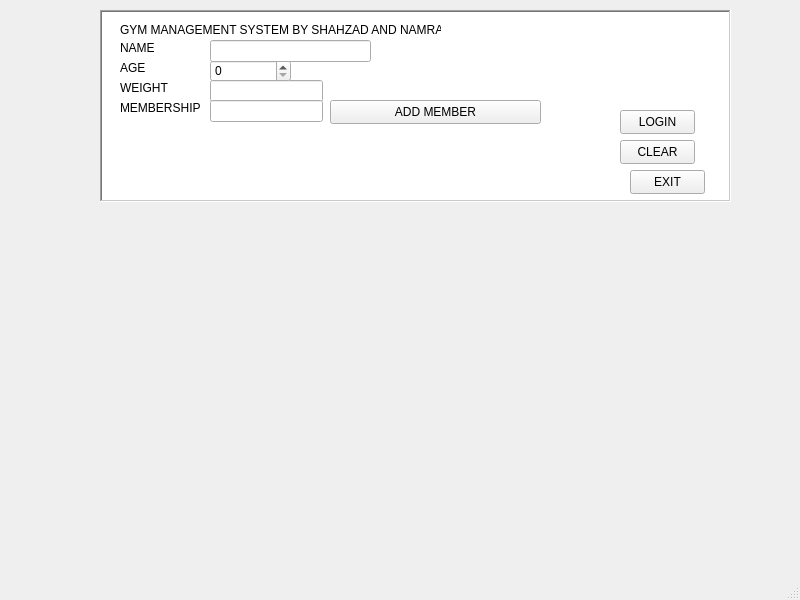
<?xml version="1.0" encoding="UTF-8"?>
<ui version="4.0">
 <class>MainWindow</class>
 <widget class="QMainWindow" name="MainWindow">
  <property name="geometry">
   <rect>
    <x>0</x>
    <y>0</y>
    <width>800</width>
    <height>600</height>
   </rect>
  </property>
  <property name="windowTitle">
   <string>MainWindow</string>
  </property>
  <widget class="QWidget" name="centralwidget">
   <widget class="QListWidget" name="listWidget">
    <property name="geometry">
     <rect>
      <x>100</x>
      <y>10</y>
      <width>631</width>
      <height>192</height>
     </rect>
    </property>
    <property name="frameShape">
     <enum>QFrame::Shape::WinPanel</enum>
    </property>
    <property name="frameShadow">
     <enum>QFrame::Shadow::Sunken</enum>
    </property>
    <property name="midLineWidth">
     <number>9</number>
    </property>
    <property name="movement">
     <enum>QListView::Movement::Static</enum>
    </property>
   </widget>
   <widget class="QLabel" name="label">
    <property name="geometry">
     <rect>
      <x>120</x>
      <y>20</y>
      <width>321</width>
      <height>20</height>
     </rect>
    </property>
    <property name="text">
     <string>GYM MANAGEMENT SYSTEM BY SHAHZAD AND NAMRA</string>
    </property>
   </widget>
   <widget class="QLabel" name="label_2">
    <property name="geometry">
     <rect>
      <x>120</x>
      <y>40</y>
      <width>49</width>
      <height>16</height>
     </rect>
    </property>
    <property name="text">
     <string>NAME</string>
    </property>
   </widget>
   <widget class="QLabel" name="label_3">
    <property name="geometry">
     <rect>
      <x>120</x>
      <y>60</y>
      <width>49</width>
      <height>16</height>
     </rect>
    </property>
    <property name="text">
     <string>AGE</string>
    </property>
   </widget>
   <widget class="QLabel" name="label_4">
    <property name="geometry">
     <rect>
      <x>120</x>
      <y>80</y>
      <width>49</width>
      <height>16</height>
     </rect>
    </property>
    <property name="text">
     <string>WEIGHT</string>
    </property>
   </widget>
   <widget class="QLabel" name="label_5">
    <property name="geometry">
     <rect>
      <x>120</x>
      <y>100</y>
      <width>81</width>
      <height>16</height>
     </rect>
    </property>
    <property name="text">
     <string>MEMBERSHIP</string>
    </property>
   </widget>
   <widget class="QLineEdit" name="lineEdit">
    <property name="geometry">
     <rect>
      <x>210</x>
      <y>40</y>
      <width>161</width>
      <height>22</height>
     </rect>
    </property>
    <property name="cursorPosition">
     <number>0</number>
    </property>
   </widget>
   <widget class="QLineEdit" name="lineEdit_3">
    <property name="geometry">
     <rect>
      <x>210</x>
      <y>80</y>
      <width>113</width>
      <height>22</height>
     </rect>
    </property>
   </widget>
   <widget class="QLineEdit" name="lineEdit_4">
    <property name="geometry">
     <rect>
      <x>210</x>
      <y>100</y>
      <width>113</width>
      <height>22</height>
     </rect>
    </property>
    <property name="maxLength">
     <number>32769</number>
    </property>
   </widget>
   <widget class="QPushButton" name="pushButton">
    <property name="geometry">
     <rect>
      <x>330</x>
      <y>100</y>
      <width>211</width>
      <height>24</height>
     </rect>
    </property>
    <property name="text">
     <string>ADD MEMBER</string>
    </property>
   </widget>
   <widget class="QPushButton" name="pushButton_2">
    <property name="geometry">
     <rect>
      <x>620</x>
      <y>110</y>
      <width>75</width>
      <height>24</height>
     </rect>
    </property>
    <property name="text">
     <string>LOGIN</string>
    </property>
   </widget>
   <widget class="QPushButton" name="pushButton_3">
    <property name="geometry">
     <rect>
      <x>620</x>
      <y>140</y>
      <width>75</width>
      <height>24</height>
     </rect>
    </property>
    <property name="text">
     <string>CLEAR</string>
    </property>
   </widget>
   <widget class="QPushButton" name="pushButton_4">
    <property name="geometry">
     <rect>
      <x>630</x>
      <y>170</y>
      <width>75</width>
      <height>24</height>
     </rect>
    </property>
    <property name="text">
     <string>EXIT</string>
    </property>
   </widget>
   <widget class="QWidget" name="verticalLayoutWidget">
    <property name="geometry">
     <rect>
      <x>110</x>
      <y>19</y>
      <width>621</width>
      <height>181</height>
     </rect>
    </property>
    <layout class="QVBoxLayout" name="verticalLayout"/>
   </widget>
   <widget class="QSpinBox" name="spinBox">
    <property name="geometry">
     <rect>
      <x>210</x>
      <y>60</y>
      <width>81</width>
      <height>22</height>
     </rect>
    </property>
   </widget>
  </widget>
  <widget class="QMenuBar" name="menubar">
   <property name="geometry">
    <rect>
     <x>0</x>
     <y>0</y>
     <width>800</width>
     <height>22</height>
    </rect>
   </property>
  </widget>
  <widget class="QStatusBar" name="statusbar"/>
 </widget>
 <resources/>
 <connections/>
</ui>
